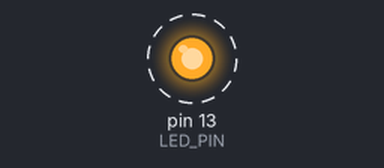
This sketch was run on a simulated Arduino Uno, built with avr-gcc and run on an emulated ATmega328P. On the bench: output pins drawn as LEDs (lit = HIGH). Dashed ring = blinking. What the sketch prints to the serial monitor is not drawn.

Above: at 0.2 s.
Timing chart, 0 to 3.0 s (numbered marks = the images above):
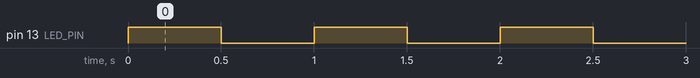

The sketch:

bb_blink.ino
```cpp
#define LED_PIN 13

void setup() {
  // put your setup code here, to run once:
  pinMode(LED_PIN, OUTPUT);
  Serial.begin(115200);
}

void loop() {
  // put your main code here, to run repeatedly:
  digitalWrite(LED_PIN, HIGH); // 3.3V->pin 13
  Serial.println("ON");
  delay(500); // 1000ms = 1s
  digitalWrite(LED_PIN, LOW); // 0V->pin 13
  Serial.println("OFF");
  delay(500); // 1000ms = 1s
}
```

Measured:
- by itself, pin 13 (LED_PIN): alternates HIGH for 0.50 s and LOW for 0.50 s
